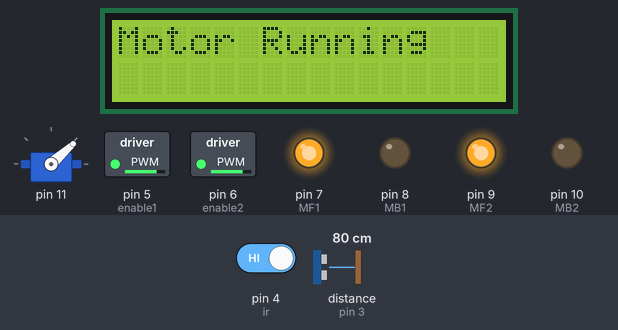
Bench run of a sketch on a simulated Arduino Uno, built with avr-gcc and run on an emulated ATmega328P. Parts: servo, 16×2 character LCD, switched loads named in the sketch (green lamp = pin HIGH), output pins drawn as LEDs (lit = HIGH). Wiring (inferred from the names in the program): ultrasonic range finder: trigger pin 2; echo pin 3. The inputs (shaded band) are chosen by the test bench; at power-on: distance to the obstacle (sensor on pin 3) 80 cm, pin 4 (ir) HIGH. The echo pulse lasts 58.3 µs per cm; the modem accepts every AT command (registered, SIM ready, sends succeed) and sends nothing else; pins used as bus, display or sensor lines are not drawn; what the sketch prints to the serial monitor is not drawn.

Above: at 6.27 s.
6.3 s: distance to the obstacle (sensor on pin 3) set to 2 cm
At 7.6 s:
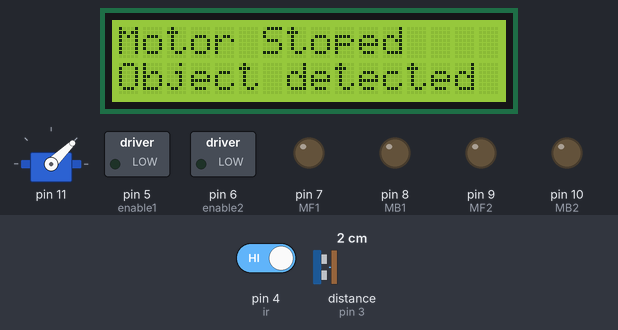
9.3 s: pin 4 (ir) driven LOW
At 12.1 s:
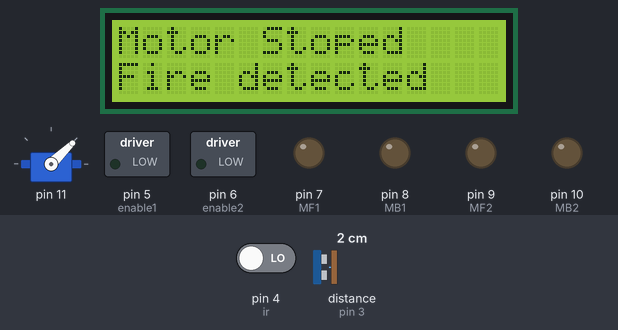
12.3 s: pin 4 (ir) driven HIGH
At 14.8 s:
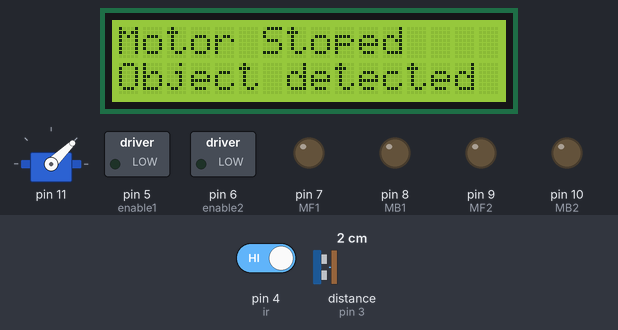
15.3 s: distance to the obstacle (sensor on pin 3) set to 19 cm
18.2 s: distance to the obstacle (sensor on pin 3) set to 24 cm
At 19.74 s:
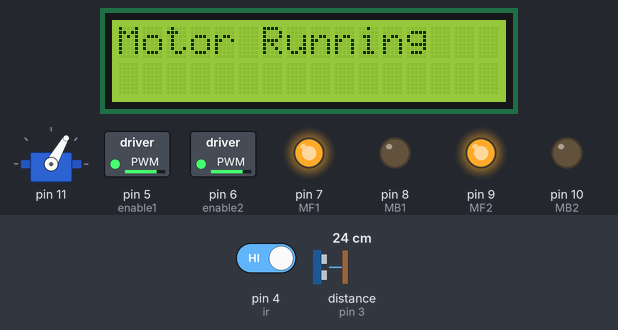
21.2 s: pin 4 (ir) driven LOW
At 21.8 s:
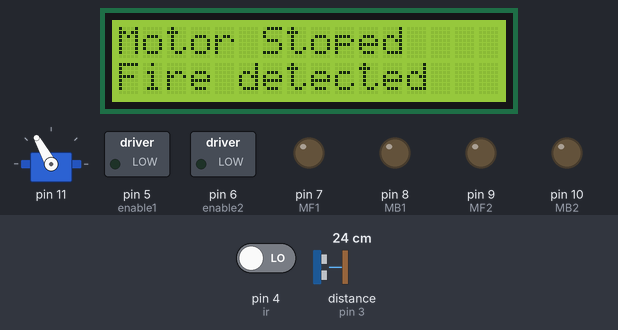
Timing chart, 0 to 24.2 s (numbered marks = the images above; inputs shaded):
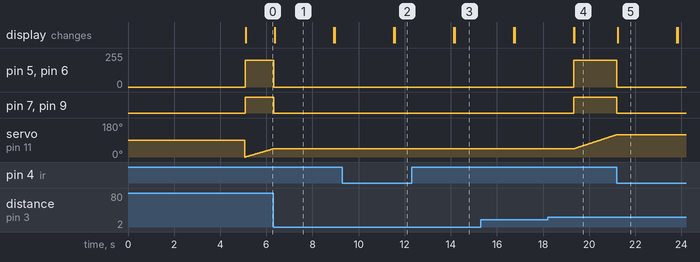

Measured:
- the behaviour switches between 21 and 22 cm on distance to the obstacle (sensor on pin 3) (found by bisection; images 3 and 4)
- after the input at 6.3 s, pin 5 (enable1), pin 6 (enable2): 200/255 → 0/255 at once; pin 7 (MF1), pin 9 (MF2): HIGH → LOW at once; servo on pin 11: goes on until 6.3 s, then stays 44°; the display: changes after 0.06 s (image 1)
- after the input at 9.3 s, the display: first differs from a run without the input after 2.3 s (image 2)
- after the input at 12.3 s, the display: first differs from a run without the input after 1.9 s (image 3)
- after the input at 18.2 s, pin 5 (enable1), pin 6 (enable2): 0/255 → 200/255 after 1.1 s; pin 7 (MF1), pin 9 (MF2): LOW → HIGH after 1.1 s; servo on pin 11: moves from 44° to 118° over 1.8 s, starting after 1.1 s; the display: first differs from a run without the input after 1.2 s (image 4)
- after the input at 21.2 s, pin 5 (enable1), pin 6 (enable2): 200/255 → 0/255 at once; pin 7 (MF1), pin 9 (MF2): HIGH → LOW at once; servo on pin 11: goes on until 21.2 s, then stays 119°; the display: changes at once (image 5)
- what the display in image 1 shows lasts 2.5 s, from 6.4 s to 8.9 s

The sketch:

sketch_apr27a.ino
```cpp
#include "ServoMotor.h"
#include "Ultrasonic.h"
#include "MotorDrive.h"
#include <LiquidCrystal_I2C.h>
#include <SoftwareSerial.h>

LiquidCrystal_I2C lcd(0x27, 16, 2);
SoftwareSerial gsm(12, 13);

ServoMotor servo;
Ultrasonic ultrasonic;
MotorDrive motordrive;

int servomotor = 11, i = 0, j = 1;
int triger = 2, echo = 3;
int enable1 = 5, enable2 = 6, MF1 = 7, MB1 = 8, MF2 = 9, MB2 = 10;
int ir = 4;
int distance, previous;

void setup() {
  Serial.begin(9600);
  gsm.begin(9600);
  ultrasonic.UltrasonicSetup(triger, echo);
  servo.ServoSetup(servomotor);
  pinMode(ir, INPUT);
  motordrive.MotorDriveSetup(enable1, MF1, MB1, enable2, MF2, MB2);
  lcd.init();
  lcd.clear();
  lcd.backlight();
  gsm.println("AT");
  delay(5000);
}

void loop() {

  servo.ServoAngle(i);
  delay(10);
  distance = ultrasonic.UltrasonicDistance();
  if (digitalRead(ir) == 0 || distance < 20) {
    motordrive.Motor(0, "OFF");
    Serial.println("Motor Stoped ...!");


    if (digitalRead(ir) == 0) {
      lcd.clear();
      lcd.setCursor(0, 1);
      lcd.print("Fire detected");
      lcd.setCursor(0, 0);
      lcd.print("Motor Stoped");

      gsm.println("AT");
      delay(1000);
      gsm.println("AT+CMGF=1");
      delay(500);
      gsm.println("AT+CMGS=\"+917708714210\"");
      delay(500);
      gsm.print("Fire detected");
      delay(500);
      gsm.write(26);
    } else {
      lcd.clear();
      lcd.setCursor(0, 1);
      lcd.print("Object detected");
      lcd.setCursor(0, 0);
      lcd.print("Motor Stoped");

      gsm.println("AT");
      delay(1000);
      gsm.println("AT+CMGF=1");
      delay(500);
      gsm.println("AT+CMGS=\"+917708714210\"");
      delay(500);
      gsm.print("Object detected");
      delay(500);
      gsm.write(26);
    }
    servo.ServoAngle(previous);
    lcd.clear();
  } else {
    if (i <= 180 && j == 1) {
      i = i + 1;
      if (i == 180) {
        j = 0;
      }
    } else if (181 > i >= 0 && j == 0) {
      i = i - 1;
      if (i == 0) {
        j = 1;
      }
    }
    motordrive.Motor(200, "Front");
    Serial.println("Motor Running ...");
    previous = i;
    lcd.setCursor(0, 0);
    lcd.print("Motor Running");
  }
}
```

MotorDrive.cpp
```cpp
#include "MotorDrive.h"

void MotorDrive::MotorDriveSetup(int enable1, int MF1, int MB1, int enable2, int MF2, int MB2) {
  Enable1 = enable1;
  Enable2 = enable2;
  Front1 = MF1;
  Front2 = MF2;
  Back1 = MB1;
  Back2 = MB2;

  pinMode(enable1, OUTPUT);
  pinMode(enable2, OUTPUT);
  pinMode(MF1, OUTPUT);
  pinMode(MB1, OUTPUT);
  pinMode(MF2, OUTPUT);
  pinMode(MB2, OUTPUT);

  digitalWrite(MF1, LOW);
  digitalWrite(MB1, LOW);
  digitalWrite(MF2, LOW);
  digitalWrite(MB2, LOW);
}

void MotorDrive::Motor(int speed, String state) {
  analogWrite(Enable1, speed);
  analogWrite(Enable2, speed);
  if (state == "Front") {
    digitalWrite(Front1, HIGH);
    digitalWrite(Back1, LOW);
    digitalWrite(Front2, HIGH);
    digitalWrite(Back2, LOW);
  } else if (state == "Back") {
    digitalWrite(Front1, LOW);
    digitalWrite(Back1, HIGH);
    digitalWrite(Front2, LOW);
    digitalWrite(Back2, HIGH);
  }else if(state == "OFF") {
    digitalWrite(Front1, LOW);
    digitalWrite(Back1, LOW);
    digitalWrite(Front2, LOW);
    digitalWrite(Back2, LOW);
  }
}
```

MotorDrive.h
```cpp
#ifndef MotorDrive_h
#define MotorDrive_h
#include "Arduino.h"
class MotorDrive{
  private:
    int Enable1, Enable2;
    int Front1, Back1;
    int Front2, Back2;
  public:
    void MotorDriveSetup(int enable1,int MF1, int MB1, int enable2, int MF2, int MB2);
    void MotorDirection();
    void Motor(int speed, String state);
};

#endif
```

ServoMotor.cpp
```cpp
#include "Arduino.h"
#include "ServoMotor.h"
#include <Servo.h>


Servo serv;

void ServoMotor::ServoSetup(int servo_pin) {
  ServoPin = servo_pin;
  serv.attach(servo_pin);
}

void ServoMotor::ServoAngle(int angle) {
  serv.write(angle);
}
```

ServoMotor.h
```cpp
#ifndef ServoMotor_h
#define ServoMotor_h
#include "Arduino.h"

class ServoMotor {
private:
  int ServoPin;
  int Angle;
public:
  void ServoAngle(int angle);
  void ServoSetup(int servo_pin);
};

#endif
```

Ultrasonic.cpp
```cpp
#include "Ultrasonic.h"

void Ultrasonic::UltrasonicSetup(int trigpin, int echopin) {
  TrigPin = trigpin;
  EchoPin = echopin;

  pinMode(trigpin, OUTPUT);
  pinMode(echopin, INPUT);
}

float Ultrasonic::UltrasonicDistance() {
  digitalWrite(TrigPin, LOW);
  delayMicroseconds(2);
  digitalWrite(TrigPin, HIGH);
  delayMicroseconds(10);
  digitalWrite(TrigPin, LOW);

  long duration = pulseIn(EchoPin, HIGH);
  int distance = duration * 0.0323 / 2;


  return distance;
}
```

Ultrasonic.h
```cpp
#ifndef Ultrasonic_h
#define Ultrasonic_h
#include "Arduino.h"

class Ultrasonic {
private:
  int TrigPin;
  int EchoPin;
public:
  void UltrasonicSetup(int trigpin, int echopin);
  float UltrasonicDistance();
};

#endif
```
